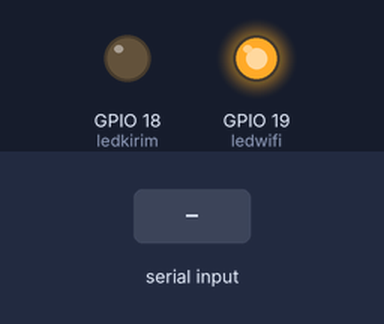
Recording of a sketch running on a simulated ESP32. Shown: output pins drawn as LEDs (lit = HIGH). Inputs (shaded band) come from the test bench. WiFi joins after 1.5 s; servers stay silent unless stated; no MQTT or app messages arrive unless stated; what the sketch prints to the serial monitor is not drawn.

Above: at 1.6 s.
At 7.8 s:
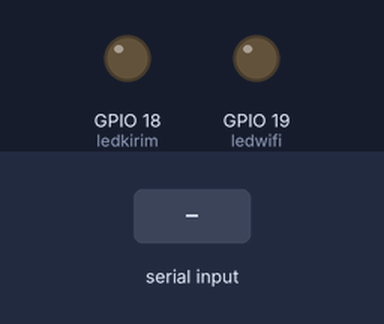
7.9 s: "90,45,200\n" received over the second serial link
Timing chart, 0 to 10.9 s (numbered marks = the images above; inputs shaded):
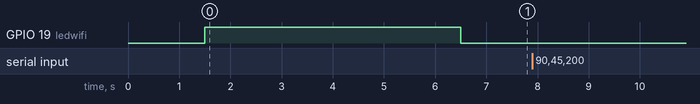

The sketch:

sektora2_esp32.ino
```cpp
#include <WiFi.h>
#include <WiFiClientSecure.h>
#include <PubSubClient.h>

// ================= WIFI =================
const char* ssid = "Rumah Oppung";
const char* password = "Oppung789!";

// ================= MQTT (HiveMQ Cloud) =================
const char* mqtt_server = "3f45b22d5630410eae9db48c42d47df2.s1.eu.hivemq.cloud";
const int mqtt_port = 8883;
const char* mqtt_user = "naufalyogi";
const char* mqtt_pass = "Naufalyogi123";

WiFiClientSecure espClient;
PubSubClient client(espClient);

// ================= DEVICE =================
String deviceID = "SECTOR_A2";

// ================= SERIAL MEGA (UART2 ESP32) =================
HardwareSerial megaSerial(2);
#define RXD2 16
#define TXD2 17

const int ledkirim = 18;
const int ledwifi = 19;
// ================= DATA =================
String timestampMega;
float suhu;
float kelembaban;
int pm25;
int pm10;
float kecepatan_angin;
int arah_angin;

unsigned long lastSend = 0;
bool newDataReady = false;

// =======================================================
// ================= WIFI ================================
// =======================================================

void connectWiFi() {
  Serial.print("Connecting WiFi...");
  WiFi.begin(ssid, password);

  while (WiFi.status() != WL_CONNECTED) {
    delay(500);
    Serial.print(".");
  }

  Serial.println("\nWiFi Connected");
  digitalWrite(ledwifi, HIGH);
  delay(5000);
  digitalWrite(ledwifi, LOW);
  delay(100);
}

// =======================================================
// ================= MQTT ================================
// =======================================================

void connectMQTT() {
  while (!client.connected()) {
    Serial.print("Connecting MQTT...");

    if (client.connect(deviceID.c_str(), mqtt_user, mqtt_pass)) {
      Serial.println("Connected to HiveMQ");
    } else {
      Serial.print("Failed rc=");
      Serial.println(client.state());
      delay(2000);
    }
  }
}

// =======================================================
// ================= PARSE DATA DARI MEGA =================
// FORMAT BARU:
// timestamp,temp,hum,pm25,pm10,kecepatan,arah_derajat
// =======================================================

bool parseMega(String data) {

  int i1 = data.indexOf(',');
  int i2 = data.indexOf(',', i1 + 1);
  int i3 = data.indexOf(',', i2 + 1);
  int i4 = data.indexOf(',', i3 + 1);
  int i5 = data.indexOf(',', i4 + 1);
  int i6 = data.indexOf(',', i5 + 1);

  if (i1 < 0 || i2 < 0 || i3 < 0 || i4 < 0 || i5 < 0 || i6 < 0) {
    Serial.println("Format data salah!");
    return false;
  }

  timestampMega     = data.substring(0, i1);
  suhu              = data.substring(i1 + 1, i2).toFloat();
  kelembaban        = data.substring(i2 + 1, i3).toFloat();
  pm25              = data.substring(i3 + 1, i4).toInt();
  pm10              = data.substring(i4 + 1, i5).toInt();
  kecepatan_angin   = data.substring(i5 + 1, i6).toFloat();
  arah_angin      = data.substring(i6 + 1).toInt();   // langsung derajat

  return true;
}

// =======================================================
// ================= SETUP ===============================
// =======================================================

void setup() {

  Serial.begin(115200);
  megaSerial.begin(9600, SERIAL_8N1, RXD2, TXD2);
  pinMode(ledkirim, OUTPUT);
  pinMode(ledwifi, OUTPUT);
  connectWiFi();

  espClient.setInsecure();
  client.setServer(mqtt_server, mqtt_port);
}

// =======================================================
// ================= LOOP ================================
// =======================================================

void loop() {

  if (WiFi.status() != WL_CONNECTED) {
    connectWiFi();
  }

  if (!client.connected()) {
    connectMQTT();
  }

  client.loop();

  // ===== BACA DATA DARI MEGA =====
  if (megaSerial.available()) {

    String data = megaSerial.readStringUntil('\n');
    data.trim();

    if (parseMega(data)) {
      newDataReady = true;
      Serial.println("Data dari Mega:");
      Serial.println(data);
    }
  }

  // ===== Publish jika ada data baru =====
  if (newDataReady && millis() - lastSend > 5000) {

    String payload = "{";
    payload += "\"device\":\"" + deviceID + "\",";
    payload += "\"timestamp\":\"" + timestampMega + "\",";
    payload += "\"suhu\":" + String(suhu, 2) + ",";
    payload += "\"kelembaban\":" + String(kelembaban, 2) + ",";
    payload += "\"pm25\":" + String(pm25) + ",";
    payload += "\"pm10\":" + String(pm10) + ",";
    payload += "\"kecepatan_angin\":" + String(kecepatan_angin, 2) + ",";
    payload += "\"arah_angin\":" + String(arah_angin);
    payload += "}";

    bool ok = client.publish(("air/" + deviceID).c_str(), payload.c_str());

    if (ok) {
    Serial.println("MQTT Publish OK");
    digitalWrite(ledkirim, HIGH);
    delay(1500);
    digitalWrite(ledkirim, LOW);
    delay(100);
    } else {
      Serial.println("MQTT Publish FAILED");
    }

    Serial.println(payload);

    lastSend = millis();
    newDataReady = false;
  }
}
```

Measured:
- after the input at 7.9 s, every drawn part: stays the same
